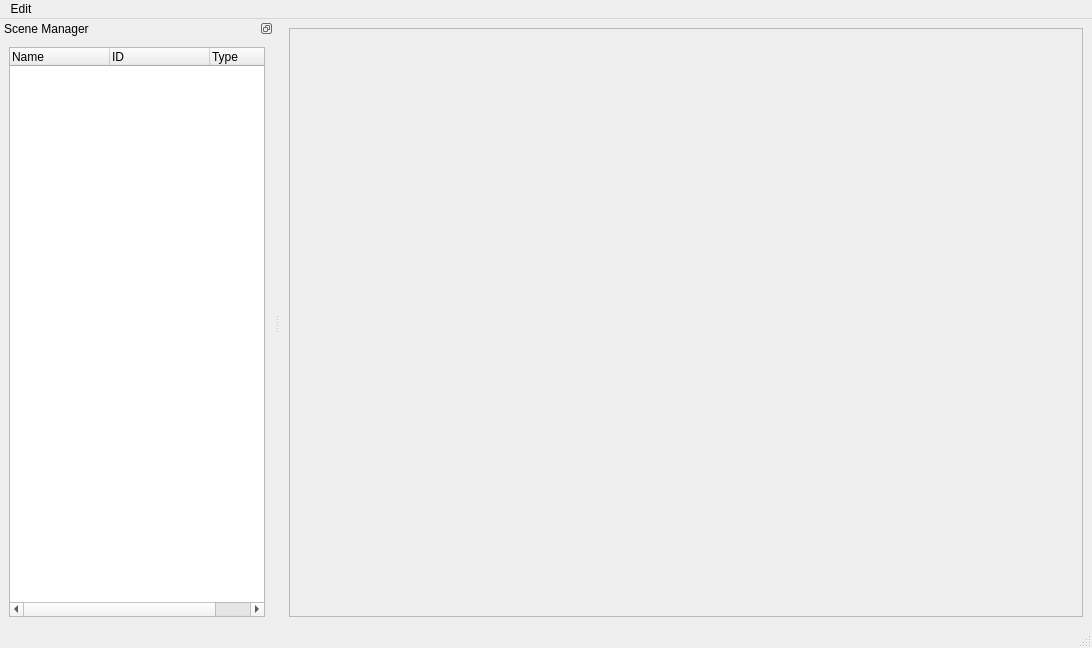
<?xml version="1.0" encoding="UTF-8"?>
<ui version="4.0">
 <class>MainWindow</class>
 <widget class="QMainWindow" name="MainWindow">
  <property name="geometry">
   <rect>
    <x>0</x>
    <y>0</y>
    <width>1092</width>
    <height>648</height>
   </rect>
  </property>
  <property name="windowTitle">
   <string>LightField - Lightweight Field Robotics Viewer</string>
  </property>
  <widget class="QWidget" name="centralwidget">
   <layout class="QVBoxLayout" name="verticalLayout_2">
    <item>
     <widget class="QFrame" name="vtk_panel">
      <property name="frameShape">
       <enum>QFrame::StyledPanel</enum>
      </property>
      <property name="frameShadow">
       <enum>QFrame::Raised</enum>
      </property>
     </widget>
    </item>
   </layout>
  </widget>
  <widget class="QMenuBar" name="menubar">
   <property name="geometry">
    <rect>
     <x>0</x>
     <y>0</y>
     <width>1092</width>
     <height>25</height>
    </rect>
   </property>
   <property name="defaultUp">
    <bool>false</bool>
   </property>
   <property name="nativeMenuBar">
    <bool>false</bool>
   </property>
   <widget class="QMenu" name="menuView">
    <property name="title">
     <string>Edit</string>
    </property>
    <widget class="QMenu" name="menuBackground">
     <property name="title">
      <string>Background</string>
     </property>
     <addaction name="actionBGLight"/>
     <addaction name="actionBGDark"/>
    </widget>
    <widget class="QMenu" name="menuCamera">
     <property name="title">
      <string>Camera</string>
     </property>
     <addaction name="actionCameraPerspective"/>
     <addaction name="actionCameraTopDown"/>
     <addaction name="separator"/>
     <addaction name="actionCameraReset"/>
    </widget>
    <addaction name="menuBackground"/>
    <addaction name="menuCamera"/>
   </widget>
   <addaction name="menuView"/>
  </widget>
  <widget class="QStatusBar" name="statusbar"/>
  <widget class="QDockWidget" name="dockWidgetSceneManager">
   <property name="acceptDrops">
    <bool>false</bool>
   </property>
   <property name="windowIcon">
    <iconset>
     <normaloff>icon.png</normaloff>icon.png</iconset>
   </property>
   <property name="features">
    <set>QDockWidget::DockWidgetFloatable|QDockWidget::DockWidgetMovable</set>
   </property>
   <property name="windowTitle">
    <string>Scene Manager</string>
   </property>
   <attribute name="dockWidgetArea">
    <number>1</number>
   </attribute>
   <widget class="QWidget" name="dockWidgetContents">
    <layout class="QVBoxLayout" name="verticalLayout">
     <item>
      <widget class="QTreeWidget" name="treeWidgetActors">
       <column>
        <property name="text">
         <string>Name</string>
        </property>
       </column>
       <column>
        <property name="text">
         <string>ID</string>
        </property>
       </column>
       <column>
        <property name="text">
         <string>Type</string>
        </property>
       </column>
      </widget>
     </item>
    </layout>
   </widget>
  </widget>
  <action name="actionAddGrid">
   <property name="text">
    <string>Add Grid</string>
   </property>
  </action>
  <action name="actionBGLight">
   <property name="checkable">
    <bool>true</bool>
   </property>
   <property name="checked">
    <bool>true</bool>
   </property>
   <property name="text">
    <string>Light</string>
   </property>
  </action>
  <action name="actionBGDark">
   <property name="checkable">
    <bool>true</bool>
   </property>
   <property name="text">
    <string>Dark</string>
   </property>
  </action>
  <action name="actionCameraPerspective">
   <property name="checkable">
    <bool>true</bool>
   </property>
   <property name="checked">
    <bool>true</bool>
   </property>
   <property name="text">
    <string>Perspective</string>
   </property>
  </action>
  <action name="actionCameraTopDown">
   <property name="checkable">
    <bool>true</bool>
   </property>
   <property name="text">
    <string>Top Down</string>
   </property>
  </action>
  <action name="actionCameraReset">
   <property name="text">
    <string>Reset</string>
   </property>
  </action>
 </widget>
 <resources/>
 <connections/>
</ui>
